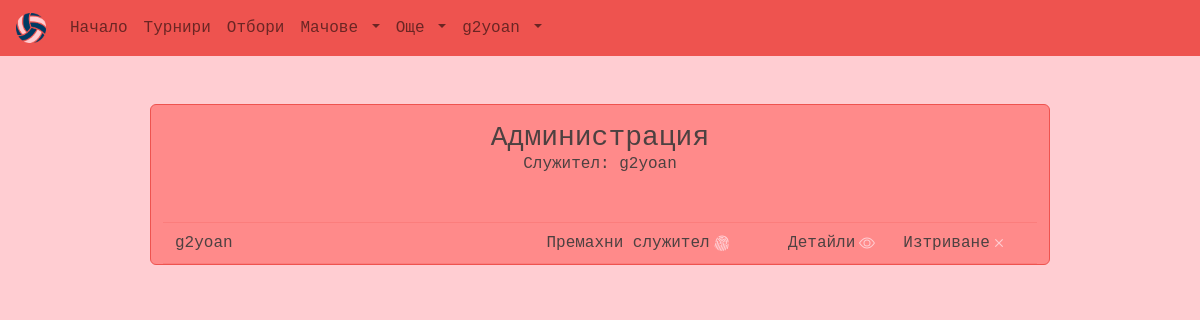
Page /myadmin/users/ (signed in) on the earlier database version.
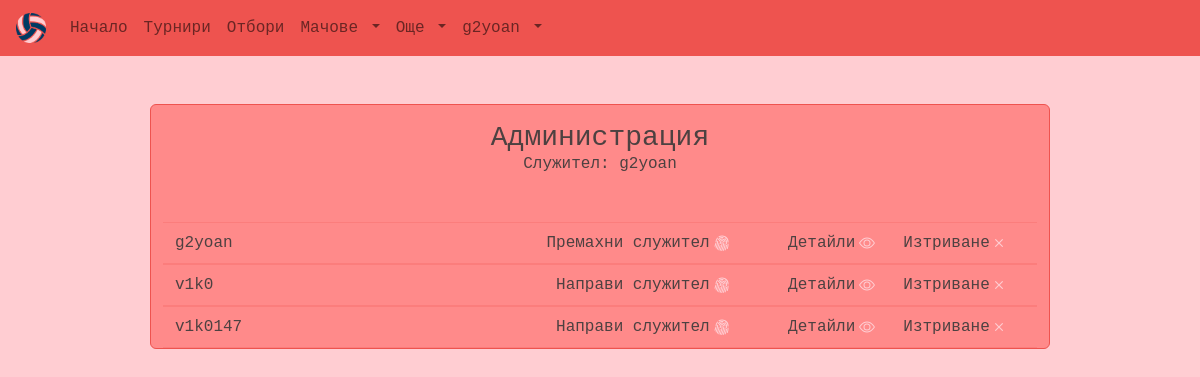
Same page on the later database version.
### main/models.py (models this page shows)
class User(AbstractUser):
    id = models.UUIDField(primary_key=True, default=uuid.uuid4, editable=False)
    birth_date = models.DateField(null=True, blank=True)
    profile_picture = models.ImageField(upload_to="profile_pics", null=True, blank=True)
    REQUIRED_FIELDS = []
    def __str__(self):
        return self.username

### main/views/views_admin.py (the view)
# urls.py: path('myadmin/users/', views.admin_users, name='admin_users'),
@staff_member_required
def admin_users(request):
    users = User.objects.all()
    context = {"users": users}
    return render(request, "main/admin_templates/admin_users.html", context)

### main/templates/main/admin_templates/admin_users.html (shortened to what this page needs)
{% extends 'base.html' %}
{% block content %}
<main class="container-fluid text-font w-75 mt-5 h-100">
    <section class="row border-main rounded bg-sec my-5 align-items-center justify-content-center d-flex">
        <h3 class="text-center mt-3 mb-0">Администрация</h3>
        <h5 class="h6 text-center mb-5">Служител: {{request.user}}</h5>
        {% for user in users %}
        <article class="row d-flex align-items-center text-center">
            <hr class="mt-0 mb-2" style="color: var(--main-color)">
            <div class="col-5 d-flex align-items-center justify-content-start text-center">
                <span>{{user.username}}</span>
            </div>
            {% if request.user.is_superuser %}
            <div class="col-3 d-flex align-items-center justify-content-end">
                {% if user.is_staff %}
                <a class="text-decoration-none text-font link-bg" href="{% url 'remove_staff' user.id %}">
                    <span>Премахни служител</span>
                </a>
                {% else %}
                <a class="text-decoration-none text-font link-bg" href="{% url 'add_staff' user.id %}">
                    <span>Направи служител</span>
                </a>
                {% endif %}
            </div>
            {% endif %}
            <div class="col-2 d-flex align-items-center justify-content-end">
                <a class="text-decoration-none text-font link-bg" href="">
                    <span>Детайли</span>
                </a>
            </div>
            <div class="col-2 d-flex align-items-center justify-content-start">
                <a class="text-decoration-none text-font link-bg" href="">
                    <span>Изтриване</span>
                </a>
            </div>
            <hr class="mt-2 mb-0" style="color: var(--main-color)">
        </article>
        {% endfor %}
        {% endblock %}

### templates/navbar.html (shortened to what this page needs)
{% load static %}
<nav class="navbar navbar-expand-lg navbar-light bg-main text-font px-3">
    <a class="navbar-brand text-font link-sec" href="{% url 'index' %}"><img widht="30px" height="30px"
            src="/static/images/default_images/logo.png"></a>
    <div class="collapse navbar-collapse" id="navbarSupportedContent">
        <ul class="navbar-nav">
            <li class="nav-item active">
                <a class="nav-link link-sec" href="{% url 'index' %}">Начало</a>
            </li>
            <li class="nav-item active">
                <a class="nav-link link-sec" href="{% url 'tournaments' %}">Турнири</a>
            </li>
            <li class="nav-item">
                <a class="nav-link link-sec" href="{% url 'teams' %}">Отбори</a>
            </li>
            <li class="nav-item dropdown">
                <a class="nav-link dropdown-toggle link-sec" href="#" id="navbarDropdown" role="button"
                    data-toggle="dropdown" aria-haspopup="true" aria-expanded="false">
                    Мачове
                </a>
            </li>
            <li class="nav-item dropdown">
                <a class="nav-link dropdown-toggle link-sec" href="#" id="navbarDropdown" role="button"
                    data-toggle="dropdown" aria-haspopup="true" aria-expanded="false">
                    Още
                </a>
            </li>
            <li class="nav-item dropdown">
                <a class="nav-link dropdown-toggle link-sec" href="#" id="navbarDropdown" role="button"
                    data-toggle="dropdown" aria-haspopup="true" aria-expanded="false">
                    {% if request.user.is_authenticated %}
                    {{request.user.username}}
                    {% else %}
                    Потребител
                    {% endif %}
                </a>
            </li>
        </ul>
    </div>
</nav>

Differences in the rows shown:
added User: username "v1k0", is_staff "Направи служител"
added User: username "v1k0147", is_staff "Направи служител"
